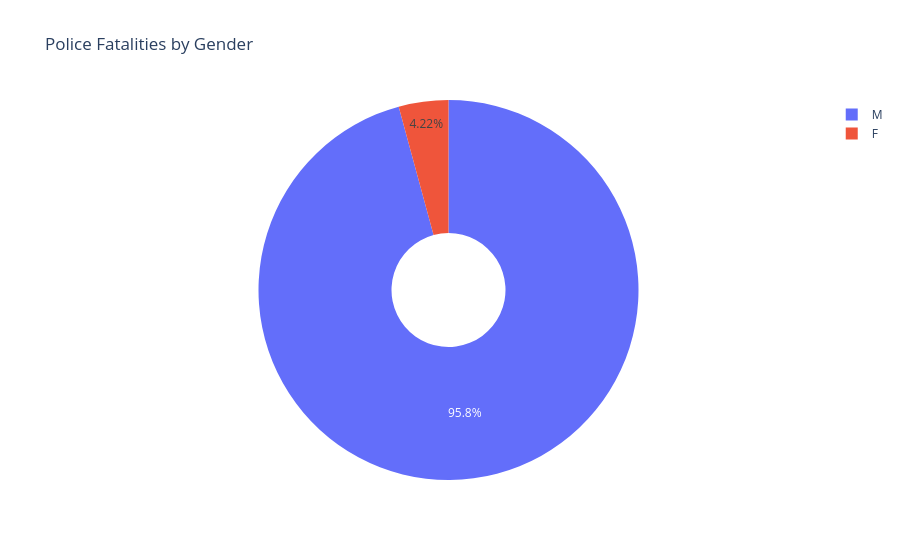

The notebook cell this image was saved under:
### Code cell
gender_fatality_pie = px.pie(gender_fatality, values='count', title='Police Fatalities by Gender', 
                           names='gender', hole=0.3)
gender_fatality_pie.update_traces(textposition='inside', textinfo='percent')
gender_fatality_pie.show()

### Figure 1 — Plotly figure (JSON) as saved in the notebook; plotly's stock layout.template omitted (floating-point values rounded to 4 significant figures)
{"data": [{"domain": {"x": [0, 1], "y": [0, 1]}, "hole": 0.3, "hovertemplate": "gender=%{label}<br>count=%{value}<extra></extra>", "labels": ["M", "F"], "legendgroup": "", "name": "", "showlegend": true, "textinfo": "percent", "textposition": "inside", "type": "pie", "values": [2428, 107]}], "layout": {"legend": {"tracegroupgap": 0}, "title": {"text": "Police Fatalities by Gender"}}}
